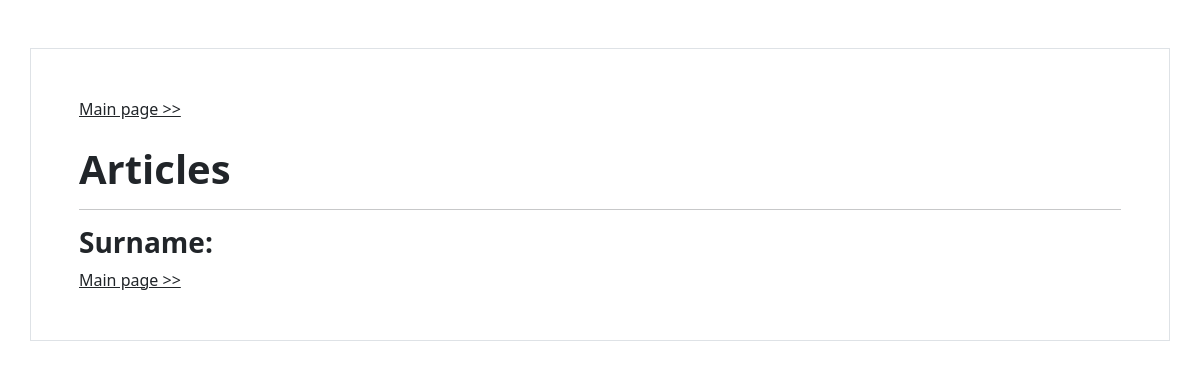
/articles/1, run on an earlier commit of the app's database.
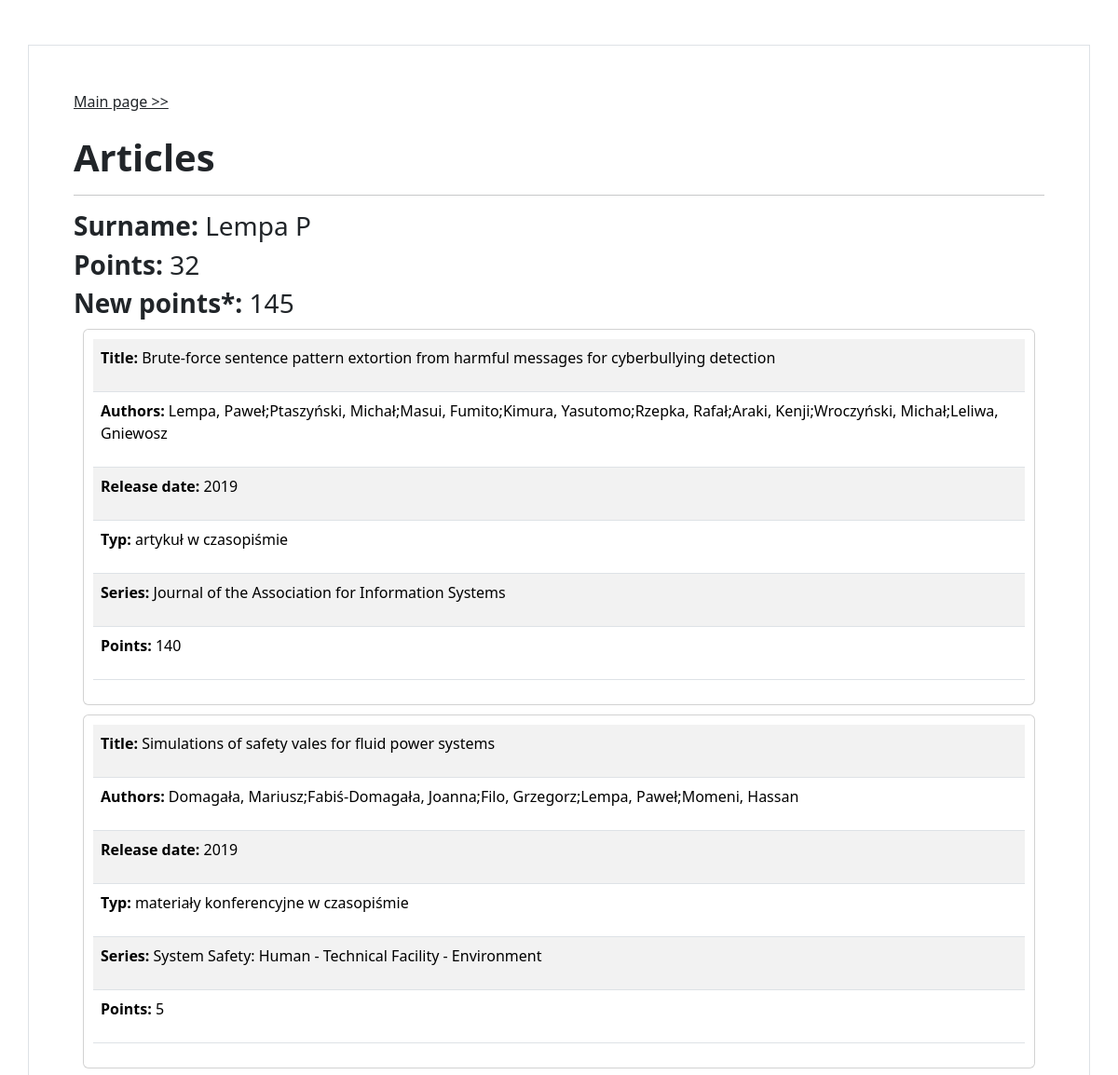
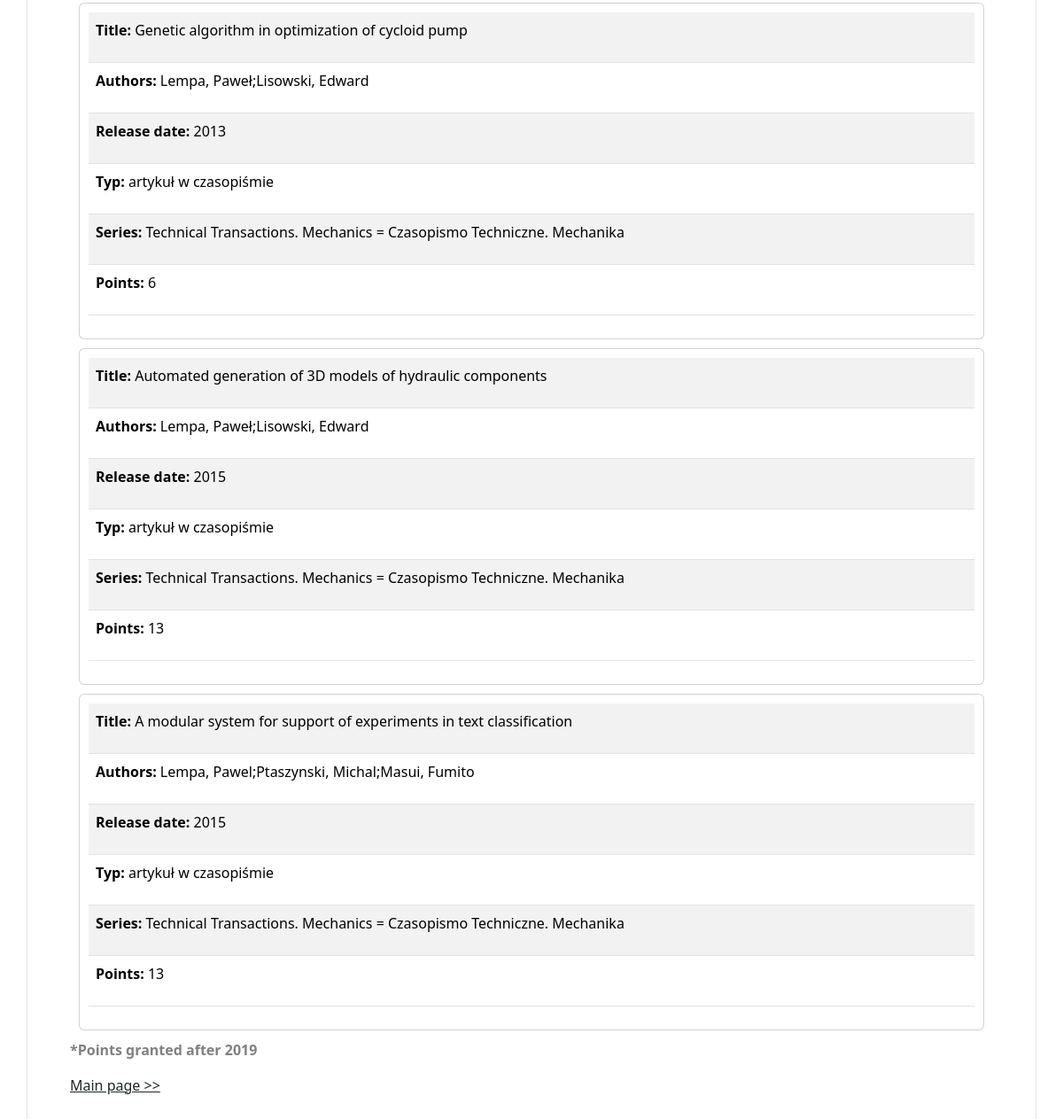
And on a later commit of the database (2 pictures, top to bottom).
### biblos/models.py (models this page shows)
class Author(models.Model):
    name = models.CharField(max_length = 200, blank=True, null=True, unique = True)
    class Meta:
        db_table = 'author'

class Article(models.Model):
    author = models.ForeignKey(Author, on_delete=models.CASCADE)
    title = models.CharField(max_length = 200)
    authors = models.CharField(max_length = 200, blank=True, null=True)
    ext_authors = models.CharField(max_length = 200, blank=True, null=True)
    typ = models.CharField(max_length = 200, blank=True, null=True)
    series = models.CharField(max_length = 200, blank=True, null=True)
    release_date = models.CharField(max_length = 200, blank=True, null=True)
    points = models.IntegerField(blank=True, null=True)
    mnisw_list = models.CharField(max_length = 200, blank=True, null=True)
    impact = models.CharField(max_length = 200, blank=True, null=True)
    class Meta:
        db_table = 'article'

### biblos/views.py (the view)
# urls.py: path('articles/<int:id>', views.author_view, name='articles'),
def author_view(request, id):
    author = Author.objects.filter(id=id).first()
    articles = Article.objects.filter(author=author, points__gt=0)
    points = 0
    new_points = 0
    for article in articles:
        if article.release_date:
            if int(article.release_date)>=2019:
                new_points += article.points
            else:
                points += article.points
        else:
            points += article.points
    context = dict({"author": author, "articles": articles, "points": points, "new_points": new_points})
    return render(request, 'biblos/author_view.html', context=context)

### biblos/templates/biblos/author_view.html (shortened to what this page needs)
{% extends 'biblos/base.html' %}
{% block content %}
<div class="container p-5 my-5 border">
    <a href='/' class="link-dark">Main page &gt;&gt;</a>
    <br>
    <br>
    <p class="h1" class="text-align: center"><b>Articles</b></p>
    <hr>
    <p class="h3"><b>Surname: </b>{{author.name}}</p>
    {% if points %}<p class="h3"><b>Points: </b>{{points}}</p>{% endif %}
    {% if new_points %}<p class="h3"><b>New points*: </b>{{new_points}}</p>{% endif %}
    {% for article in articles %}
        <div class="card" style="padding:10px; margin: 10px">
            <table class="table table-striped" >
                <tr><td><p id="article"><b>Title: </b>{{article.title}}</p></td></tr>
                <tr><td><p id="article"><b>Authors: </b>{{article.authors}}{% if article.ext_authors %};{{article.ext_authors}}{% endif %}</p></td></tr>
                {% if article.release_date %}<tr><td><p id="article"><b>Release date: </b>{{article.release_date}}</p></td></tr>{% endif %}
                {% if article.typ %}<tr><td><p id="article"><b>Typ: </b>{{article.typ}}</p></td></tr>{% endif %}
                {% if article.series %}<tr><td><p id="article"><b>Series: </b>{{article.series}}</p></td></tr>{% endif %}
                {% if article.points %}<tr><td><p id="article"><b>Points: </b>{{article.points}}</p></td></tr>{% endif %}
            </table>
        </div>
    {% endfor %}
    {% if new_points %}<p class="h7" style="color:grey;"><b>*Points granted after 2019</b></p>{% endif %}
    <a href='/' class="link-dark">Main page &gt;&gt;</a>
</div>
{% endblock %}

What changed in the data, as far as the page shows it:
added Author: name "Lempa P"
added Article: title "Brute-force sentence pattern extortion from harmful messages for cyberbullying detection", authors "Lempa, Paweł", ext_authors "Ptaszyński, Michał;Masui, Fumito;Kimura, Yasutomo;Rzepka, Rafał;Araki, Kenji;Wroczyński, Michał;Leliwa, Gniewosz", release_date "2019", typ "artykuł w czasopiśmie", series "Journal of the Association for Information Systems", points "140"
added Article: title "Simulations of safety vales for fluid power systems", authors "Domagała, Mariusz;Fabiś-Domagała, Joanna;Filo, Grzegorz;Lempa, Paweł", ext_authors "Momeni, Hassan", release_date "2019", typ "materiały konferencyjne w czasopiśmie", series "System Safety: Human - Technical Facility - Environment", points "5"
added Article: title "Genetic algorithm in optimization of cycloid pump", authors "Lempa, Paweł;Lisowski, Edward", release_date "2013", typ "artykuł w czasopiśmie", series "Technical Transactions. Mechanics = Czasopismo Techniczne. Mechanika", points "6"
added Article: title "Automated generation of 3D models of hydraulic components", authors "Lempa, Paweł;Lisowski, Edward", release_date "2015", typ "artykuł w czasopiśmie", series "Technical Transactions. Mechanics = Czasopismo Techniczne. Mechanika", points "13"
added Article: title "A modular system for support of experiments in text classification", authors "Lempa, Pawel", ext_authors "Ptaszynski, Michal;Masui, Fumito", release_date "2015", typ "artykuł w czasopiśmie", series "Technical Transactions. Mechanics = Czasopismo Techniczne. Mechanika", points "13"
Also different on the page:
{{ points }}: (not shown) → "32"
{{ new_points }}: (not shown) → "145"
text now shown: "Points: New points*: *Points granted after 2019"
